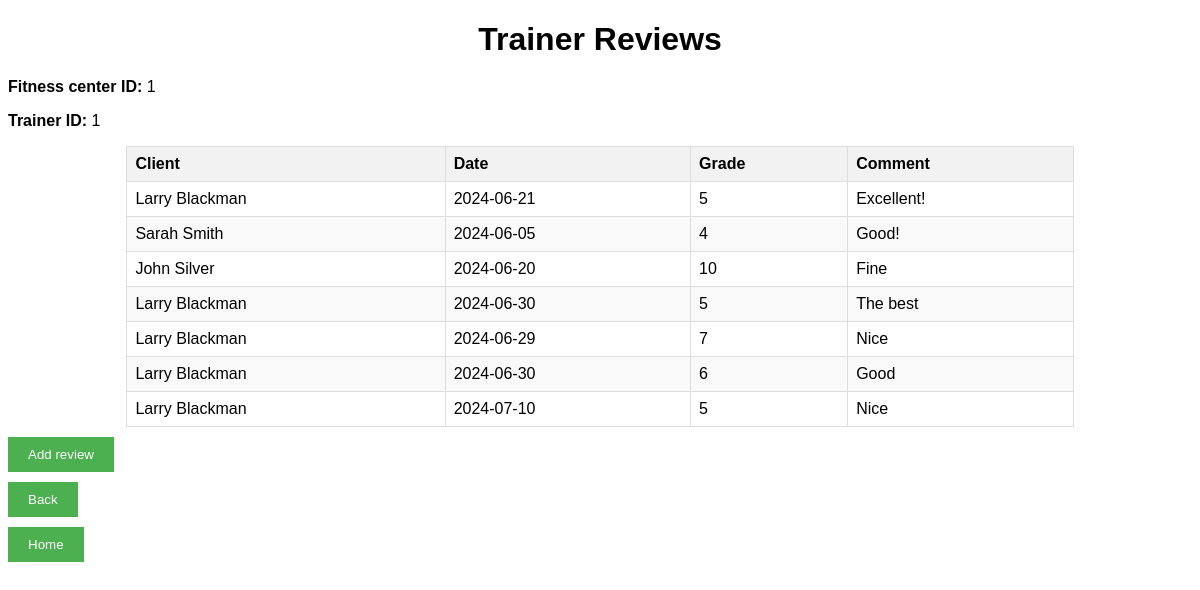
The app's page /fitness_center/1/trainers/1/rating with its own data.
### db_models/review.py (models this page shows)
class Review(Base):
    __tablename__ = 'reviews'
    id = Column(Integer, primary_key=True, autoincrement=True, unique=True, nullable=False)
    date = Column(String, nullable=False)
    grade = Column(Integer, nullable=False)
    comment = Column(String, nullable=True)
    client_id = Column(Integer, ForeignKey('clients.id'), nullable=False)
    trainer_id = Column(Integer, ForeignKey('trainers.id'), nullable=False)
    client = relationship("Client", back_populates="review")
    trainer = relationship("Trainer", back_populates="review")

### db_models/client.py (models this page shows)
class Client(Base):
    __tablename__ = 'clients'
    id = Column(Integer, primary_key=True, autoincrement=True, unique=True, nullable=False)
    name = Column(String)
    date_of_birth = Column(String)
    address = Column(String)
    phone = Column(String)
    email = Column(String)
    funds = Column(Float)
    fitness_center_id = Column(Integer, ForeignKey('fitness_centers.id'), nullable=False)
    fitness_center = relationship("FitnessCenter", back_populates="client")
    credentials = relationship("Credentials", back_populates="client")
    order = relationship("Order", back_populates="client")
    review = relationship("Review", back_populates="client")

### fitness_center/controllers.py (the view)
@fitness_center_bp.get('/<int:fc_id>/trainers/<int:trainer_id>/rating')
def get_fitness_center_trainer_rating_from_db(fc_id, trainer_id):
    fc_trainer_reviews = hndl.get_fitness_center_trainer_rating_from_db(fc_id, trainer_id)
    if fc_trainer_reviews is None:
        return jsonify({'message': 'Fitness center trainer rating not found'}), 404
    return render_template('trainer_reviews.html', reviews=fc_trainer_reviews,
                           fc_id=fc_id, trainer_id=trainer_id)

### app.py (called while the page is built)
@app.teardown_appcontext
def shutdown_session(exception=None):
    database.db_session.close()

### fitness_center/orm_handlers.py (called while the page is built)
def get_fitness_center_trainer_rating_from_db(fc_id, trainer_id):
    try:
        params = db_session.query(Client.name.label('client_name'),
                                  Review.id.label('id'),
                                  Review.date.label('date'),
                                  Review.grade.label('grade'),
                                  Review.comment.label('comment'))
        fc_trainer_rating = (params
                             .join(Review, Review.client_id == Client.id)
                             .join(Trainer, Trainer.id == Review.trainer_id)
                             .filter(Trainer.fitness_center_id == fc_id, Trainer.id == trainer_id)
                             .all())
        return fc_trainer_rating
    except Exception as e:
        print(f"Error fetching trainer rating: {e}")
        return None

### templates/trainer_reviews.html (shortened to what this page needs)
<!DOCTYPE html>
<html lang="en">
<head>
    <link rel="stylesheet" href="{{ url_for('static', filename='css/style.css') }}">
</head>
<body>
    <h1>Trainer Reviews</h1>
    <p><strong>Fitness center ID:</strong> {{ fc_id }}</p>
    <p><strong>Trainer ID:</strong> {{ trainer_id }}</p>
    {% if not reviews %}
        <p>No reviews found.</p>
    {% else %}
        <table>
            <thead>
                <tr>
                    <th>Client</th>
                    <th>Date</th>
                    <th>Grade</th>
                    <th>Comment</th>
                </tr>
            </thead>
            <tbody>
                {% for row in reviews %}
                    <tr>
                        <td>{{ row.client_name }}</td>
                        <td>{{ row.date }}</td>
                        <td>{{ row.grade }}</td>
                        <td>{{ row.comment }}</td>
                    </tr>
                {% endfor %}
            </tbody>
        </table>
    {% endif %}
    <a href="/fitness_center/{{ fc_id }}/trainers/{{ trainer_id }}/rating/add"><button>Add review</button></a>
    <a href="/fitness_center/{{ fc_id }}/trainers/{{ trainer_id }}"><button>Back</button></a>
    <a href="/"><button>Home</button></a>
</body>
</html>

### static/css/style.css (style rules this page uses)
body { font-family: Arial, sans-serif; }
h1 { text-align: center; margin-bottom: 20px; }
table { width: 80%; margin: 0 auto; border-collapse: collapse; }
th, td { border: 1px solid #ddd; padding: 8px; text-align: left; }
th { background-color: #f2f2f2; }
tr:nth-child(even) { background-color: #f9f9f9; }
button { background-color: #4CAF50; color: white; padding: 10px 20px; margin: 10px 0; border: none; cursor: pointer; display: block; text-align: center; }
a { text-decoration: none; }

### records on screen
Review: client_name "Larry Blackman", date "2024-06-21", grade "5", comment "Excellent!"
Review: client_name "Sarah Smith", date "2024-06-05", grade "4", comment "Good!"
Review: client_name "John Silver", date "2024-06-20", grade "10", comment "Fine"
Review: client_name "Larry Blackman", date "2024-06-30", grade "5", comment "The best"
Review: client_name "Larry Blackman", date "2024-06-29", grade "7", comment "Nice"
Review: client_name "Larry Blackman", date "2024-06-30", grade "6", comment "Good"
Review: client_name "Larry Blackman", date "2024-07-10", grade "5", comment "Nice"

### other values on screen
{{ fc_id }} "1"
{{ trainer_id }} "1"
